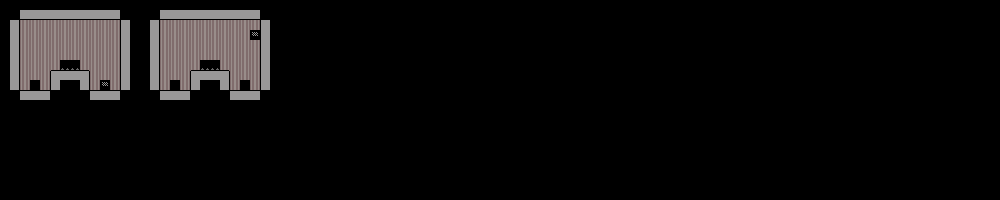

Below is a game level as drawn by its tile map, then a one-line description and the .tmx that defines it (tile-layer data replaced by summaries):
An orthogonal 100x20 tile map with 10x10 px tiles, 1 tile layer (Tile Layer 1) and 2 objects.

<map version="1.2" tiledversion="1.3.2" orientation="orthogonal" renderorder="right-down" compressionlevel="0" width="100" height="20" tilewidth="10" tileheight="10" infinite="0" nextlayerid="5" nextobjectid="2">
 <tileset firstgid="1" name="tileset" tilewidth="10" tileheight="10" tilecount="625" columns="25">
  <image source="tilesheet.png" width="250" height="250" />
  <tile id="0" type="Wall">
   <properties>
    <property name="is_solid" type="bool" value="true" />
   </properties>
  </tile>
  <tile id="1" type="Wall">
   <properties>
    <property name="is_solid" type="bool" value="true" />
   </properties>
  </tile>
  <tile id="2" type="Wall">
   <properties>
    <property name="is_solid" type="bool" value="true" />
   </properties>
  </tile>
  <tile id="3">
   <properties>
    <property name="is_solid" type="bool" value="false" />
   </properties>
  </tile>
  <tile id="4" type="Entrance">
   <properties>
    <property name="is_solid" type="bool" value="false" />
   </properties>
  </tile>
  <tile id="5" type="Exit">
   <properties>
    <property name="is_solid" type="bool" value="false" />
   </properties>
   <objectgroup draworder="index" id="2">
    <object id="1" x="1" y="0" width="8" height="10" />
   </objectgroup>
  </tile>
  <tile id="25" type="Wall">
   <properties>
    <property name="is_solid" type="bool" value="true" />
   </properties>
  </tile>
  <tile id="26" type="Wall">
   <properties>
    <property name="is_solid" type="bool" value="true" />
   </properties>
  </tile>
  <tile id="27" type="Wall">
   <properties>
    <property name="is_solid" type="bool" value="true" />
   </properties>
  </tile>
  <tile id="28" type="Spikes">
   <properties>
    <property name="is_solid" type="bool" value="false" />
   </properties>
   <objectgroup draworder="index" id="3">
    <object id="2" x="0" y="7" width="10" height="3" />
   </objectgroup>
  </tile>
  <tile id="50" type="Wall">
   <properties>
    <property name="is_solid" type="bool" value="true" />
   </properties>
  </tile>
  <tile id="51" type="Wall">
   <properties>
    <property name="is_solid" type="bool" value="true" />
   </properties>
  </tile>
  <tile id="52" type="Wall">
   <properties>
    <property name="is_solid" type="bool" value="true" />
   </properties>
  </tile>
  <tile id="101" type="Wall">
   <properties>
    <property name="is_solid" type="bool" value="true" />
   </properties>
  </tile>
  <tile id="125" type="Wall">
   <properties>
    <property name="is_solid" type="bool" value="true" />
   </properties>
  </tile>
  <tile id="126" type="Wall">
   <properties>
    <property name="is_solid" type="bool" value="true" />
   </properties>
  </tile>
  <tile id="127" type="Wall">
   <properties>
    <property name="is_solid" type="bool" value="true" />
   </properties>
  </tile>
  <tile id="128" type="Wall">
   <properties>
    <property name="is_solid" type="bool" value="true" />
   </properties>
  </tile>
  <tile id="151" type="Wall">
   <properties>
    <property name="is_solid" type="bool" value="true" />
   </properties>
  </tile>
  <tile id="176" type="Wall">
   <properties>
    <property name="is_solid" type="bool" value="true" />
   </properties>
  </tile>
  <tile id="178" type="Wall">
   <properties>
    <property name="is_solid" type="bool" value="true" />
   </properties>
  </tile>
  <wangsets>
   <wangset name="New Wang Set" tile="-1">
    <wangedgecolor name="Block" color="#ff0000" tile="-1" probability="1" />
    <wangedgecolor name="Wall" color="#00ff00" tile="-1" probability="1" />
    <wangtile tileid="0" wangid="0x2010102" />
    <wangtile tileid="1" wangid="0x1010102" />
    <wangtile tileid="2" wangid="0x1010202" />
    <wangtile tileid="3" wangid="0x2020202" />
    <wangtile tileid="25" wangid="0x2010101" />
    <wangtile tileid="26" wangid="0x1010101" />
    <wangtile tileid="27" wangid="0x1010201" />
    <wangtile tileid="50" wangid="0x2020101" />
    <wangtile tileid="51" wangid="0x1020101" />
    <wangtile tileid="52" wangid="0x1020201" />
    <wangtile tileid="75" wangid="0x1010101" />
    <wangtile tileid="101" wangid="0x2010202" />
    <wangtile tileid="125" wangid="0x2020102" />
    <wangtile tileid="126" wangid="0x1010101" />
    <wangtile tileid="127" wangid="0x1020102" />
    <wangtile tileid="128" wangid="0x1020202" />
    <wangtile tileid="151" wangid="0x2010201" />
    <wangtile tileid="176" wangid="0x2020201" />
   </wangset>
  </wangsets>
 </tileset>
 <layer id="1" name="Tile Layer 1" width="100" height="20">
  <data>[2000 cells, 1999 non-empty, 11 distinct tile ids]</data>
 </layer>
</map>